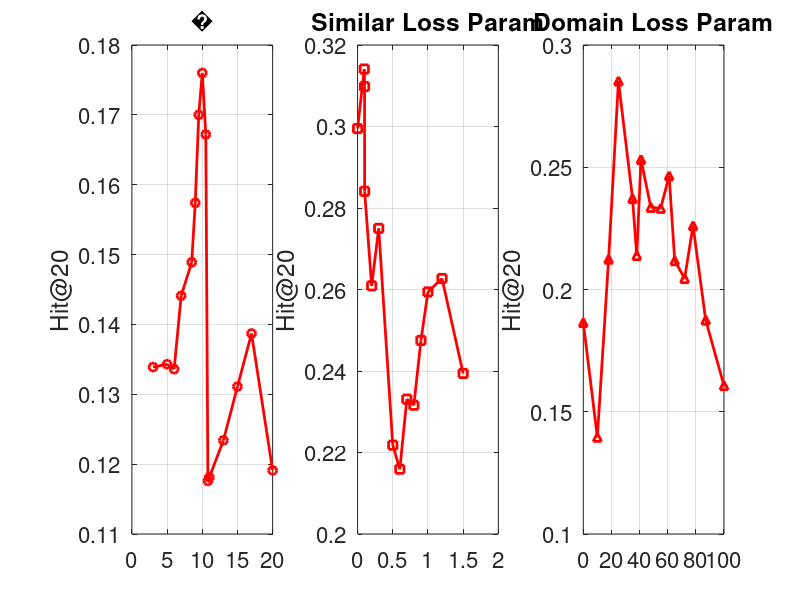

This chart was generated by the following MATLAB code:
% Data for Table 1, 2, 3
alpha = [3, 5, 6, 7, 8.5, 9, 9.5, 10, 10.5, 10.8, 11, 13, 15, 17, 20];
hit20_alpha = [0.1339, 0.1343, 0.1336, 0.1441, 0.1489, 0.1574, 0.17, 0.176, 0.1672, 0.1176, 0.1181, 0.1234, 0.1311, 0.1387, 0.1191];
beta = [0, 0.095, 0.099, 0.1, 0.2, 0.3, 0.5, 0.6, 0.7, 0.8, 0.9, 1, 1.2, 1.5];
hit20_beta = [0.2995, 0.3141, 0.3098, 0.2841, 0.2609, 0.275, 0.2218, 0.2159, 0.2331, 0.2316, 0.2475, 0.2594, 0.2627, 0.2394];
delta = [0, 10, 18, 25, 35, 38, 41, 48, 55, 61, 65, 72, 78, 87, 100];
hit20_delta = [0.1865, 0.1396, 0.2124, 0.2853, 0.2372, 0.2139, 0.2532, 0.2336, 0.2332, 0.2465, 0.2118, 0.2045, 0.2261, 0.1875, 0.1607];

% Create figure and set attributes
figure('Units', 'inches', 'Position', [0, 0, 36, 8]);  % Increased width for more spacing
lineWidth = 2;
fontSize = 16;
lineColor = 'r';

% Plot the first graph
subplot(1,3,1);
plot(alpha, hit20_alpha, '-o', 'LineWidth', lineWidth, 'Color', lineColor);
alpha = char(945)
title(alpha, 'FontSize', fontSize);
ylabel('Hit@20', 'FontSize', fontSize);
grid on;
set(gca, 'FontSize', fontSize);

% Plot the second graph
subplot(1,3,2);
plot(beta, hit20_beta, '-s', 'LineWidth', lineWidth, 'Color', lineColor);
title('Similar Loss Param', 'FontSize', fontSize);
ylabel('Hit@20', 'FontSize', fontSize);  % Added back
grid on;
set(gca, 'FontSize', fontSize);

% Plot the third graph
subplot(1,3,3);
plot(delta, hit20_delta, '-^', 'LineWidth', lineWidth, 'Color', lineColor);
title('Domain Loss Param', 'FontSize', fontSize);
ylabel('Hit@20', 'FontSize', fontSize);  % Added back
grid on;
set(gca, 'FontSize', fontSize);
